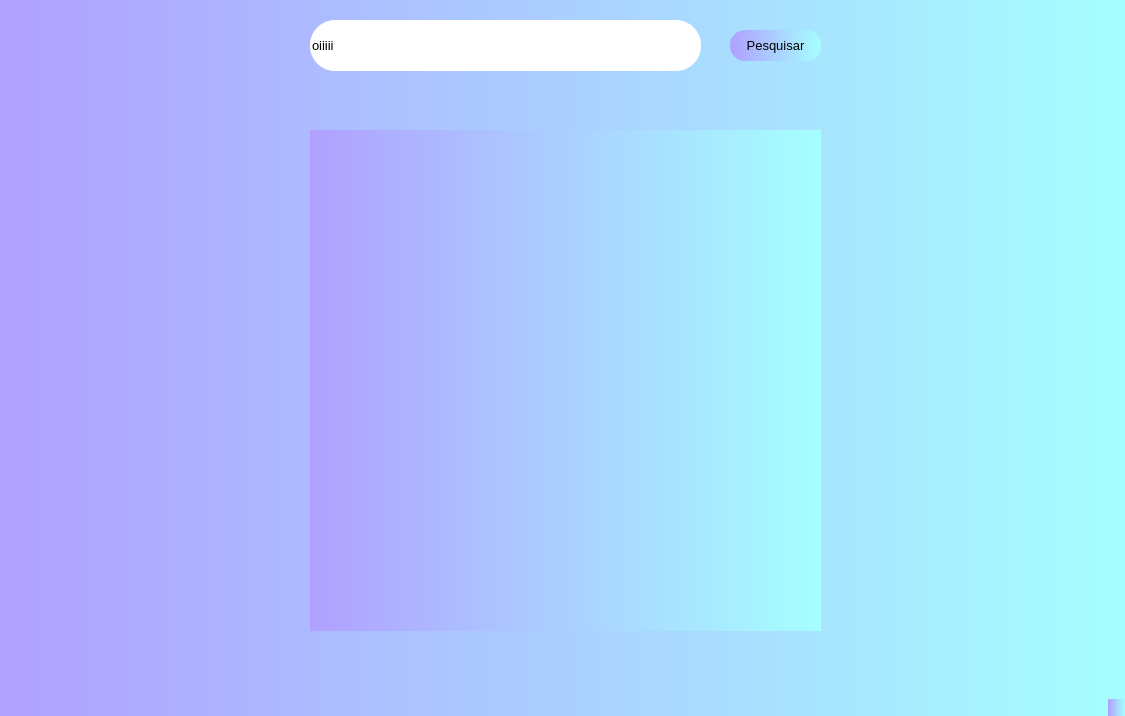
<?xml version="1.0" encoding="UTF-8"?>
<ui version="4.0">
 <class>MainWindow</class>
 <widget class="QMainWindow" name="MainWindow">
  <property name="geometry">
   <rect>
    <x>0</x>
    <y>0</y>
    <width>1125</width>
    <height>716</height>
   </rect>
  </property>
  <property name="font">
   <font>
    <pointsize>8</pointsize>
   </font>
  </property>
  <property name="windowTitle">
   <string>MainWindow</string>
  </property>
  <property name="styleSheet">
   <string notr="true">font: &quot;Arial&quot;;
background-color: qlineargradient(spread:pad, x1:0, y1:0, x2:1, y2:0, stop:0 rgba(176, 160, 255, 255), stop:1 rgba(165, 255, 255, 255));</string>
  </property>
  <widget class="QWidget" name="centralwidget">
   <widget class="QLabel" name="label">
    <property name="geometry">
     <rect>
      <x>310</x>
      <y>130</y>
      <width>511</width>
      <height>501</height>
     </rect>
    </property>
    <property name="font">
     <font>
      <pointsize>10</pointsize>
     </font>
    </property>
    <property name="text">
     <string/>
    </property>
   </widget>
   <widget class="QPushButton" name="pushButton">
    <property name="geometry">
     <rect>
      <x>730</x>
      <y>30</y>
      <width>91</width>
      <height>31</height>
     </rect>
    </property>
    <property name="font">
     <font>
      <pointsize>10</pointsize>
      <weight>50</weight>
      <italic>false</italic>
      <bold>false</bold>
     </font>
    </property>
    <property name="styleSheet">
     <string notr="true">border-radius:15;</string>
    </property>
    <property name="text">
     <string>Pesquisar</string>
    </property>
   </widget>
   <widget class="QLineEdit" name="lineEdit">
    <property name="geometry">
     <rect>
      <x>310</x>
      <y>20</y>
      <width>391</width>
      <height>51</height>
     </rect>
    </property>
    <property name="font">
     <font>
      <pointsize>10</pointsize>
     </font>
    </property>
    <property name="styleSheet">
     <string notr="true">background-color: rgb(255, 255, 255);
border-radius: 25;
</string>
    </property>
    <property name="text">
     <string>oiiiii</string>
    </property>
   </widget>
  </widget>
  <widget class="QMenuBar" name="menubar">
   <property name="geometry">
    <rect>
     <x>0</x>
     <y>0</y>
     <width>1125</width>
     <height>21</height>
    </rect>
   </property>
  </widget>
  <widget class="QStatusBar" name="statusbar"/>
 </widget>
 <resources/>
 <connections/>
</ui>
